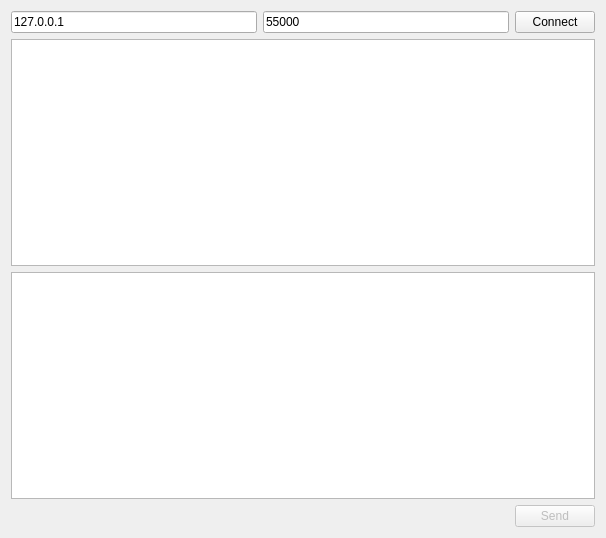
<?xml version="1.0" encoding="UTF-8"?>
<ui version="4.0">
 <class>MainWindow</class>
 <widget class="QMainWindow" name="MainWindow">
  <property name="geometry">
   <rect>
    <x>0</x>
    <y>0</y>
    <width>606</width>
    <height>538</height>
   </rect>
  </property>
  <property name="windowTitle">
   <string>TCP Socket GUI</string>
  </property>
  <widget class="QWidget" name="centralWidget">
   <layout class="QVBoxLayout" name="verticalLayout">
    <item>
     <layout class="QHBoxLayout" name="horizontalLayout">
      <item>
       <widget class="QLineEdit" name="txtIP">
        <property name="text">
         <string>127.0.0.1</string>
        </property>
       </widget>
      </item>
      <item>
       <widget class="QLineEdit" name="txtPort">
        <property name="text">
         <string>55000</string>
        </property>
       </widget>
      </item>
      <item>
       <widget class="QPushButton" name="btnConnect">
        <property name="text">
         <string>Connect</string>
        </property>
       </widget>
      </item>
     </layout>
    </item>
    <item>
     <widget class="QPlainTextEdit" name="txtReceive">
      <property name="readOnly">
       <bool>true</bool>
      </property>
     </widget>
    </item>
    <item>
     <widget class="QPlainTextEdit" name="txtSend"/>
    </item>
    <item>
     <layout class="QHBoxLayout" name="horizontalLayout_2">
      <item>
       <spacer name="horizontalSpacer">
        <property name="orientation">
         <enum>Qt::Horizontal</enum>
        </property>
        <property name="sizeHint" stdset="0">
         <size>
          <width>40</width>
          <height>20</height>
         </size>
        </property>
       </spacer>
      </item>
      <item>
       <widget class="QPushButton" name="btnSend">
        <property name="enabled">
         <bool>false</bool>
        </property>
        <property name="text">
         <string>Send</string>
        </property>
       </widget>
      </item>
     </layout>
    </item>
   </layout>
  </widget>
 </widget>
 <layoutdefault spacing="6" margin="11"/>
 <resources/>
 <connections/>
</ui>
